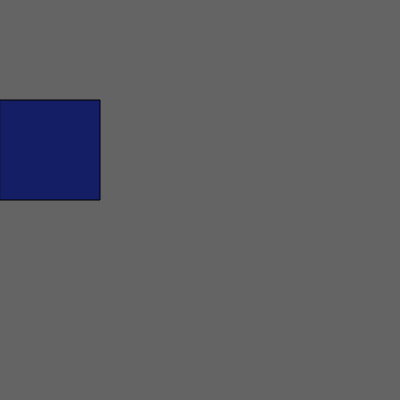
Frame 1 (no input)
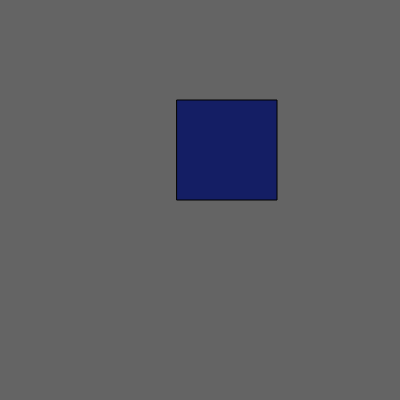
Frame 60 (no input)
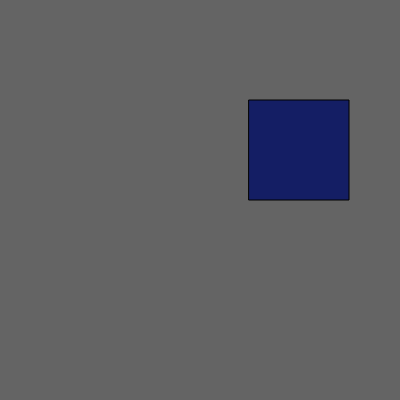
Frame 120 (the mouse pressed at the canvas centre since frame 60)

The p5.js sketch that drew these frames (run headless with seeded random() and noise() and a simulated clock; from frame 60 on, the mouse is pressed at the canvas centre):

// p5.js sketch
// ── sketch.js
let x = 0;
let speed = 3;



function setup() {
  createCanvas(400,400);
  // put setup code here
}

function draw() {
  background(100,100,100);
  fill(20,30,100);
  rect(x,100,100,100);

  if (x + 100 > width){
    speed = (-1*speed);
  }

  x = x + speed;


}
